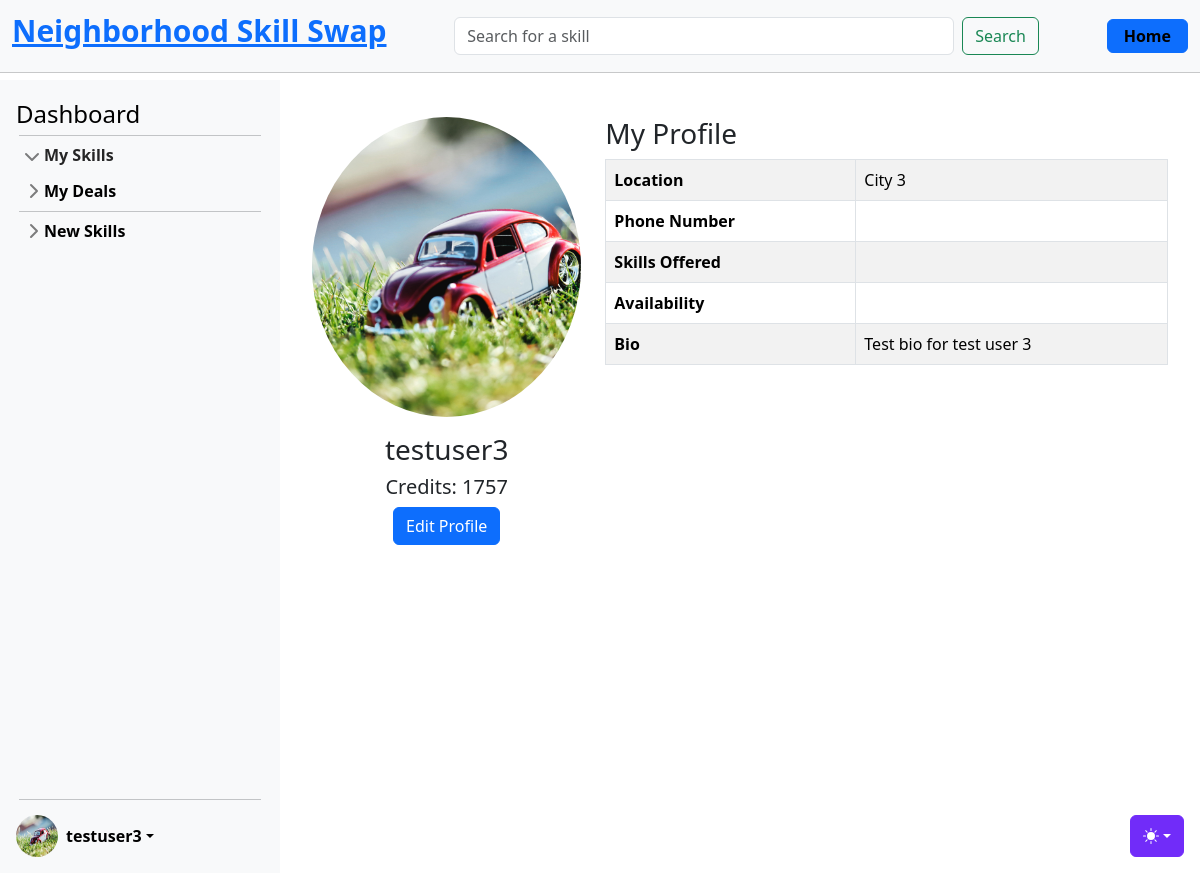
Screenshot of /accounts/profile/4/ (signed in) with the database file from the repository.
### accounts/models.py (models this page shows, shortened)
class CustomUser(AbstractUser):
    age = models.PositiveIntegerField(null=True, blank=True)

class UserProfile(models.Model):
    user = models.OneToOneField(
        CustomUser, on_delete=models.CASCADE, related_name="profile"
    )  # A one-to-one link to the user model
    profile_image = models.ImageField(
        upload_to="profile_images/", null=True, blank=True
    )  # A field to upload a profile image
    location = models.CharField(
        max_length=255, blank=True
    )  # Information about where the user is located (could be a city, region, or specific address)
    bio = models.TextField(
        max_length=500, blank=True
    )  # A short biography or description about the user.
    phone_number = models.CharField(
        max_length=20, blank=True
    )  # A phone number for contact purposes
    skills_offered = models.TextField(
        max_length=500, blank=True
    )  # A field to summarize the skills the user offers
    availability = models.CharField(
        max_length=255, blank=True
    )  # Information about the user's general availability (e.g., evenings, weekends)
    credits = models.IntegerField(
        default=0
    )  # Field to store the number of credits a user has

### accounts/views.py (the view)
# urls.py: path("profile/<int:user_id>/", ProfileView.as_view(), name="profile"),
class ProfileView(UserPassesTestMixin, DetailView):
    model = UserProfile
    template_name = "registration/profile.html"
    context_object_name = "profile"
    def get_object(self):
        try:
            return UserProfile.objects.get(user__id=self.kwargs["user_id"])
        except UserProfile.DoesNotExist:
            user = CustomUser.objects.get(id=self.kwargs["user_id"])
            return UserProfile.objects.create(user=user)
    def test_func(self) -> bool:
        return self.request.user.id == self.kwargs["user_id"]

### templates/registration/profile.html
{% extends 'base.html' %}
{% load static %}
{% block content %}
<div class="container mt-4">
    <div class="row">
        <div class="col-md-4">
            <div class="card-body text-center">
                {% if user.profile.profile_image %}
                    <img src="{{ user.profile.profile_image.url }}" alt="Profile Picture" class="profile-img mb-3 img-fluid">
                {% else %}
                    <img src="{% static 'img/default_pic.jpg' %}" alt="Profile Picture" class="profile-img mb-3 img-fluid">
                {% endif %}
                <h3>{{ user.username }}</h3>
                <h5>Credits: {{ user.profile.credits }}</h5>
                <a href="{% url 'profile_update' user.id %}" class="btn btn-primary">Edit Profile</a>
            </div>
        </div>
        <div class="col-md-8">
            <h3>My Profile</h3>
            <table class="table table-bordered table-striped">
                <tbody>
                    <tr>
                        <th scope="row">Location</th>
                        <td>{{ user.profile.location }}</td>
                    </tr>
                    <tr>
                        <th scope="row">Phone Number</th>
                        <td>{{ user.profile.phone_number }}</td>
                    </tr>
                    <tr>
                        <th scope="row">Skills Offered</th>
                        <td>{{ user.profile.skills_offered }}</td>
                    </tr>
                    <tr>
                        <th scope="row">Availability</th>
                        <td>{{ user.profile.availability }}</td>
                    </tr>
                    <tr>
                        <th scope="row">Bio</th>
                        <td>{{ user.profile.bio }}</td>
                    </tr>
                </tbody>
            </table>
        </div>
    </div>
    </div>
</div>
{% endblock %}

### templates/partials/_sidebar.html (shortened to what this page needs)
{% load static %}
<div class="sidebar d-flex flex-column flex-shrink-0 p-3 bg-body-tertiary" style="width: 280px;">
    <a href="{% url 'dashboard' user.id %}" class="d-flex align-items-center mb-3 mb-md-0 me-md-auto link-body-emphasis text-decoration-none">
        <span class="fs-4">Dashboard</span>
    </a>
    <hr>
    <ul class="list-unstyled ps-0">
        <li class="mb-1">
            <button class="btn btn-toggle d-inline-flex align-items-center rounded border-0 collapsed" data-bs-toggle="collapse" data-bs-target="#home-collapse" aria-expanded="true">
                My Skills
            </button>
        </li>
        <li class="mb-1">
            <button class="btn btn-toggle d-inline-flex align-items-center rounded border-0 collapsed" data-bs-toggle="collapse" data-bs-target="#dashboard-collapse" aria-expanded="false">
                My Deals
            </button>
        </li>
        <hr>
        <li class="mb-1">
            <button class="btn btn-toggle d-inline-flex align-items-center rounded border-0 collapsed" data-bs-toggle="collapse" data-bs-target="#orders-collapse" aria-expanded="false">
                New Skills
            </button>
        </li>
    </ul>
    <div class="dropdown mt-auto">
        <hr style="margin-bottom: 15px;">
        <a href="#" class="d-flex align-items-center link-body-emphasis text-decoration-none dropdown-toggle" data-bs-toggle="dropdown" aria-expanded="false">
            {% if user.is_authenticated %}
                {% if user.profile.profile_image %}
                    <img src="{{ user.profile.profile_image.url }}" alt="" width="42" height="42" class="rounded-circle me-2">
                {% else %}
                    <img src="{% static 'img/default_pic.jpg' %}" alt="" width="42" height="42" class="rounded-circle me-2">
                {% endif %}
                <strong>{{ user.username }}</strong>
            {% else %}
                <strong>User</strong>
            {% endif %}
        </a>
    </div>
</div>

### static/css/sidebars.css (style rules this page uses)
body { min-height: 100vh; min-height: -webkit-fill-available; }
html { height: -webkit-fill-available; }
.dropdown-toggle { outline: 0; }
.btn-toggle { padding: .25rem .5rem; font-weight: 600; color: var(--bs-emphasis-color); background-color: transparent; }
.btn-toggle::before { width: 1.25em; line-height: 0; transition: transform .35s ease; transform-origin: .5em 50%; }
.btn-toggle[aria-expanded="true"] { color: rgba(var(--bs-emphasis-color-rgb), .85); }
.btn-toggle[aria-expanded="true"]::before { transform: rotate(90deg); }

### static/css/main.css (style rules this page uses)
hr { margin: 3px; }
.sidebar { position: fixed; top: 80px; left: 0; bottom: 0; width: 280px; padding: 20px; background-color: #f8f9fa; overflow-y: auto; z-index: 1000; }

### static/css/profile.css (style rules this page uses)
.profile-img { border-radius: 50%; width: 300px; height: 300px; object-fit: cover; }
.table-striped tbody tr:nth-of-type(odd) { background-color: #ffffff; }
.table th { width:250px; height: auto; }

### rows the page displays
CustomUser: profile.profile_image (picture), username "testuser3", profile.credits "1757", profile.location "City 3", profile.bio "Test bio for test user 3"
